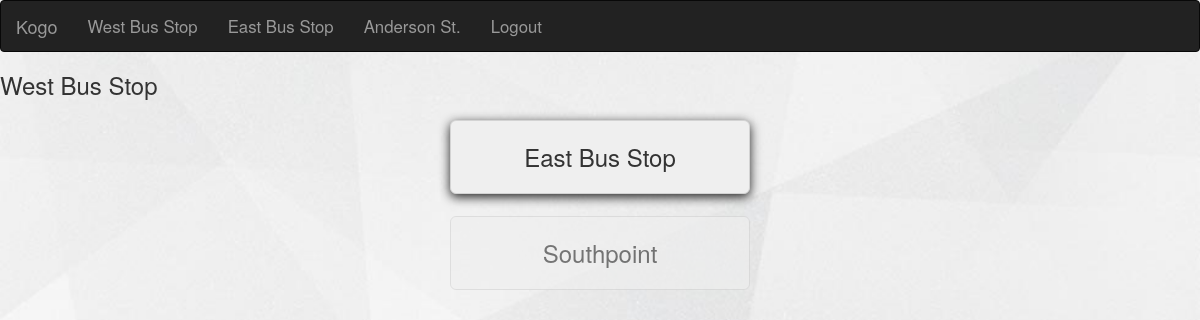
/drivers/driving_view, run on an earlier commit of the app's database.
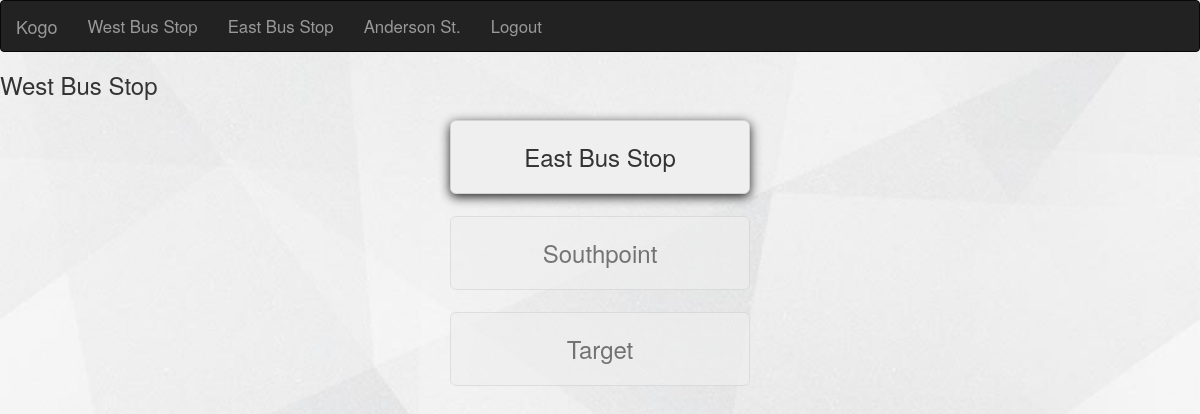
And on a later commit of the database.
### students/models.py (models this page shows, shortened)
class Location(models.Model):
	name = models.CharField(max_length=16)
	def __unicode__(self):
		return self.name
	@staticmethod
	def get_starting_locations():
		return [Location.objects.get(name="West Bus Stop"),
				Location.objects.get(name="East Bus Stop"),
				Location.objects.get(name="Anderson St.")]

class RideGroup(models.Model):
	STATUS_CHOICES = (('w', 'Waiting'), ('r', 'Riding'), ('c', 'Completed'))
	status = models.CharField(max_length=8, default='w', choices=STATUS_CHOICES)
	driver = models.ForeignKey(DriverProfile, null=True, blank=True)
	created_at = models.DateTimeField(auto_now=True)
	starting_loc = models.ForeignKey(Location, related_name='pickup_groups')
	ending_loc = models.ForeignKey(Location, related_name='dropoff_groups')
	class Meta():
		ordering = ["created_at"]

### drivers/views.py (the view)
# urls.py: url(r'^drivers/driving_view$', 'drivers.views.driver_view', name='driver_view'),
def driver_view(request):
	starting_locations = Location.get_starting_locations()
	base_location = starting_locations[0]
	groups = base_location.pickup_groups.filter(status='w').all()
	context = {'base_location': base_location, 'starting_locations': starting_locations, "groups": groups}
	return render(request, 'driver_view.html', context)

### kogo/templates/driver_view.html (shortened to what this page needs)
{% extends 'base.html' %}
  {% block navbar_content %}
  <ul class="nav navbar-nav">
  	{% for loc in starting_locations %}
  	<li><a href="#">{{loc.name}}</a></li>
  	{% endfor %}
    <li><a href="{% url 'logout_user'%}">Logout</a></li>
  </ul>
{% endblock %}
{% block content %}
<div class="content-holder">
  <div class="driver-select-group">
  <h3>{{base_location.name}}</h3>
   {% for group in groups %}
    <div class="btn-holder">
      <button class="location-btn dropoff shadow btn btn-lg" data-id="{{group.id}}">
        {{group.ending_loc}}
      </button>
     </div>
    {% endfor %}
  </div>
</div>
{% endblock %}

### kogo/templates/base.html (shortened to what this page needs)
<!doctype html>
<html class="no-js" lang="">
  <head>
    <link href="{{STATIC_URL}}css/bootstrap.css" rel="stylesheet">
    <link href="{{STATIC_URL}}css/style.css" rel="stylesheet">
  </head>
  <body>
    <nav class="navbar navbar-inverse" role="navigation">
      <div class="container-fluid">
        <div class="navbar-header">
          <a class="navbar-brand"
             {% if user.driverprofile %} href="/" {% endif %}>Kogo</a>
        </div>
        <div class="collapse navbar-collapse" id="bs-example-navbar-collapse-9">
          {% block navbar_content %}
          {% endblock %}
        </div>
      </div>
    </nav>
    {% load tz %}
    {% block content %}
    {% endblock %}
  </body>
</html>

### kogo/static/css/style.css (style rules this page uses)
html, body, div.btn-holder { width: 100%; }
body { background: url(../images/background.jpg) no-repeat center center fixed; -webkit-background-size: cover; -moz-background-size: cover; -o-background-size: cover; background-size: cover; }
html, body { height: 100%; }
nav.navbar.navbar-inverse { margin-bottom: 0px; }
.shadow { border: 1px solid LightGray; box-shadow: 0px 3px 11px #202020; }
button.location-btn, button.student { width: 300px; margin: 22px auto; font-size: 24px; display: block; padding: 20px; }
div.content-holder { height: calc(100% - 50px); }
ul.nav li { text-align: right; font-size: 1.2em; }

What changed in the data, as far as the page shows it:
added RideGroup: ending_loc "Target"
